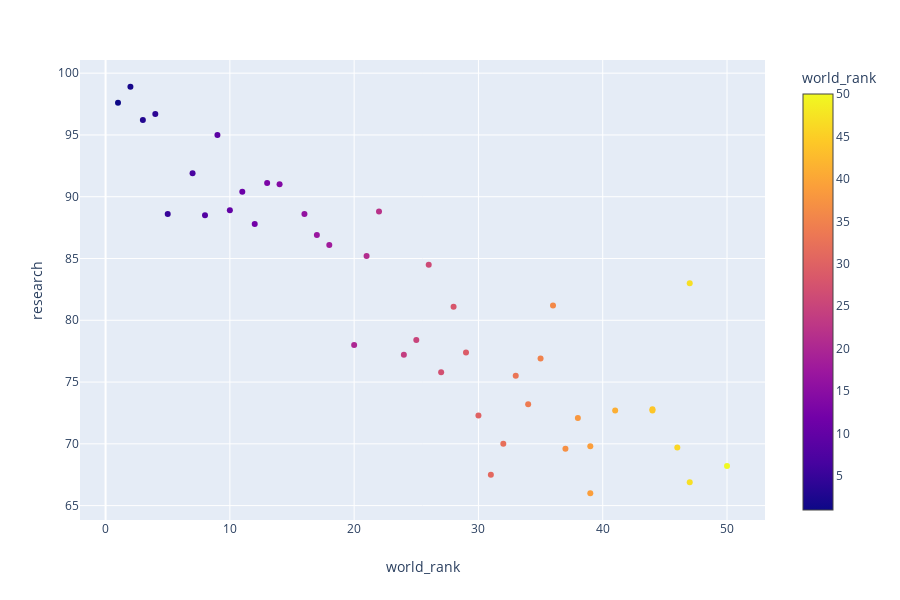

Here is the notebook cell this chart was saved with:
### Markdown cell above
Le coefficient de corrélation est compris entre -1, 1
 - Plus le coefficient est proche de 1, plus la relation linéaire positive entre les variables est forte.
 - Plus le coefficient est proche de -1, plus la relation linéaire négative entre les variables est forte.
 - Plus le coefficient est proche de 0, plus la relation linéaire entre les variables est faible.

### Code cell
import plotly.express as px
fig = px.scatter(df2, x="world_rank", y="research", color="world_rank")
fig.show()

### Figure 1 — Plotly figure (JSON) as saved in the notebook; plotly's stock layout.template omitted (floating-point values rounded to 4 significant figures)
{"data": [{"hoverlabel": {"namelength": 0}, "hovertemplate": "world_rank=%{marker.color}<br>research=%{y}", "legendgroup": "", "marker": {"color": [1, 2, 3, 4, 5, 7, 8, 9, 10, 11, 12, 13, 14, 16, 17, 18, 20, 21, 22, 24, 25, 26, 27, 28, 29, 30, 31, 32, 33, 34, 35, 36, 37, 38, 39, 39, 41, 44, 44, 46, 47, 47, 50], "coloraxis": "coloraxis", "symbol": "circle"}, "mode": "markers", "name": "", "showlegend": false, "type": "scatter", "x": [1, 2, 3, 4, 5, 7, 8, 9, 10, 11, 12, 13, 14, 16, 17, 18, 20, 21, 22, 24, 25, 26, 27, 28, 29, 30, 31, 32, 33, 34, 35, 36, 37, 38, 39, 39, 41, 44, 44, 46, 47, 47, 50], "xaxis": "x", "y": [97.6, 98.9, 96.2, 96.7, 88.6, 91.9, 88.5, 95, 88.9, 90.4, 87.8, 91.1, 91, 88.6, 86.9, 86.1, 78, 85.2, 88.8, 77.2, 78.4, 84.5, 75.8, 81.1, 77.4, 72.3, 67.5, 70, 75.5, 73.2, 76.9, 81.2, 69.6, 72.1, 69.8, 66, 72.7, 72.7, 72.8, 69.7, 83, 66.9, 68.2], "yaxis": "y"}], "layout": {"coloraxis": {"colorbar": {"title": {"text": "world_rank"}}, "colorscale": [[0, "#0d0887"], [0.1111, "#46039f"], [0.2222, "#7201a8"], [0.3333, "#9c179e"], [0.4444, "#bd3786"], [0.5556, "#d8576b"], [0.6667, "#ed7953"], [0.7778, "#fb9f3a"], [0.8889, "#fdca26"], [1, "#f0f921"]]}, "height": 600, "legend": {"tracegroupgap": 0}, "margin": {"t": 60}, "xaxis": {"anchor": "y", "domain": [0, 0.98], "title": {"text": "world_rank"}}, "yaxis": {"anchor": "x", "domain": [0, 1], "title": {"text": "research"}}}}
